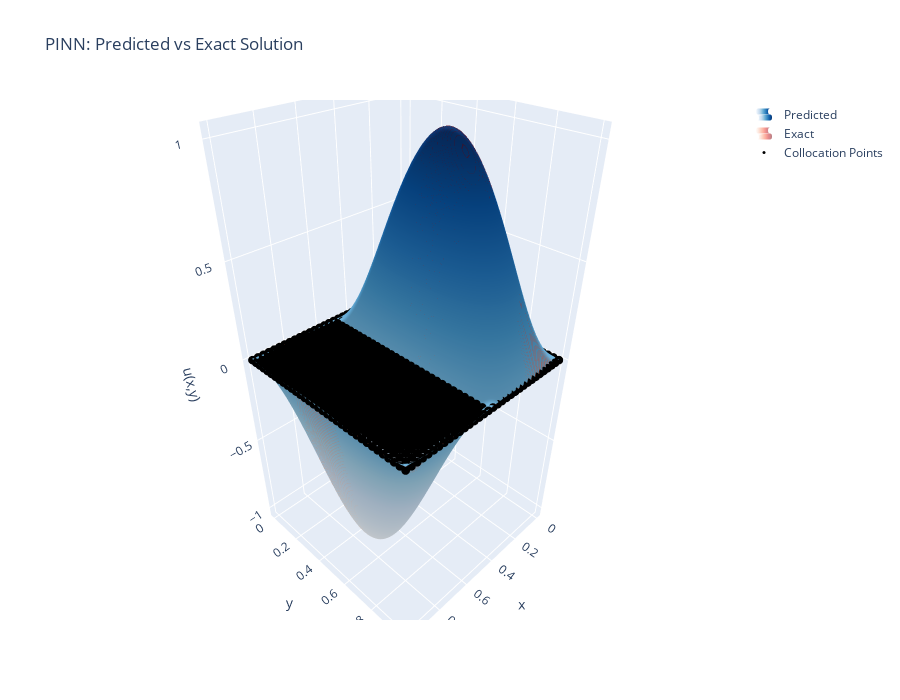

Source (notebook cell):
### Code cell
# Reshape data (assuming square grid)
N = int(np.sqrt(x_test.shape[0]))
X = x_test[:, 0].reshape(N, N)
Y = x_test[:, 1].reshape(N, N)
u_pred = u_pred.reshape(N, N)
u_true = u_true.reshape(N, N)
x_train = np.vstack([x_train_i.detach().cpu().numpy(),x_train_b.detach().cpu().numpy()])

fig = go.Figure()

# Predicted surface
fig.add_trace(go.Surface(z=u_pred, x=X, y=Y, colorscale='Blues', opacity=1, name='Predicted',showlegend=True,showscale=False))

# Exact surface overlay
fig.add_trace(go.Surface(z=u_true, x=X, y=Y, colorscale='Reds', opacity=0.5, name='Exact',showlegend=True,showscale=False))

# Collocation points
fig.add_trace(go.Scatter3d(
    x=x_train[:, 0], y=x_train[:, 1], z=np.zeros_like(x_train[:, 0]),
    mode='markers', marker=dict(size=3, color='black'),
    name='Collocation Points',
    showlegend=True
))

fig.update_layout(
    title="PINN: Predicted vs Exact Solution",
    scene=dict(xaxis_title='x', yaxis_title='y', zaxis_title='u(x,y)'),
    width=900, height=700
)
fig.show()

### Figure 1 — Plotly figure (JSON) as saved in the notebook; plotly's stock layout.template omitted (floating-point values rounded to 4 significant figures; data arrays with more than 128 entries replaced by an {"elided": "..."} marker saying what was removed)
{"data": [{"colorscale": [[0, "rgb(247,251,255)"], [0.125, "rgb(222,235,247)"], [0.25, "rgb(198,219,239)"], [0.375, "rgb(158,202,225)"], [0.5, "rgb(107,174,214)"], [0.625, "rgb(66,146,198)"], [0.75, "rgb(33,113,181)"], [0.875, "rgb(8,81,156)"], [1, "rgb(8,48,107)"]], "name": "Predicted", "opacity": 1, "showlegend": true, "showscale": false, "type": "surface", "x": {"elided": "100x100 float values"}, "y": {"elided": "100x100 float values"}, "z": {"elided": "100x100 float values"}}, {"colorscale": [[0, "rgb(255,245,240)"], [0.125, "rgb(254,224,210)"], [0.25, "rgb(252,187,161)"], [0.375, "rgb(252,146,114)"], [0.5, "rgb(251,106,74)"], [0.625, "rgb(239,59,44)"], [0.75, "rgb(203,24,29)"], [0.875, "rgb(165,15,21)"], [1, "rgb(103,0,13)"]], "name": "Exact", "opacity": 0.5, "showlegend": true, "showscale": false, "type": "surface", "x": {"elided": "100x100 float values"}, "y": {"elided": "100x100 float values"}, "z": {"elided": "100x100 float values"}}, {"marker": {"color": "black", "size": 3}, "mode": "markers", "name": "Collocation Points", "showlegend": true, "type": "scatter3d", "x": {"elided": "1032 float values"}, "y": {"elided": "1032 float values"}, "z": {"elided": "1032 float values"}}], "layout": {"height": 700, "scene": {"xaxis": {"title": {"text": "x"}}, "yaxis": {"title": {"text": "y"}}, "zaxis": {"title": {"text": "u(x,y)"}}}, "title": {"text": "PINN: Predicted vs Exact Solution"}, "width": 900}}
